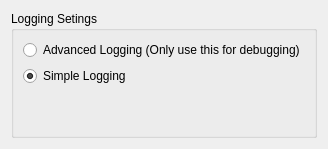
             <widget class="QWidget" name="tab_11">
              <attribute name="title">
               <string>Logging</string>
              </attribute>
              <layout class="QGridLayout" name="gridLayout_31">
               <item row="0" column="0">
                <widget class="QGroupBox" name="loggingGroup">
                 <property name="sizePolicy">
                  <sizepolicy hsizetype="Preferred" vsizetype="Preferred">
                   <horstretch>0</horstretch>
                   <verstretch>0</verstretch>
                  </sizepolicy>
                 </property>
                 <property name="title">
                  <string>Logging Setings</string>
                 </property>
                 <layout class="QGridLayout" name="gridLayout_15">
                  <item row="1" column="0">
                   <widget class="QRadioButton" name="simpleLoggingRadioButton">
                    <property name="toolTip">
                     <string>Enables simple logging.</string>
                    </property>
                    <property name="text">
                     <string>Simple Logging</string>
                    </property>
                    <property name="checked">
                     <bool>true</bool>
                    </property>
                   </widget>
                  </item>
                  <item row="0" column="0">
                   <widget class="QRadioButton" name="advancedLoggingRadioButton">
                    <property name="toolTip">
                     <string>Enables advanced logging.</string>
                    </property>
                    <property name="text">
                     <string>Advanced Logging (Only use this for debugging)</string>
                    </property>
                    <property name="checked">
                     <bool>false</bool>
                    </property>
                   </widget>
                  </item>
                  <item row="2" column="0">
                   <spacer name="verticalSpacer_13">
                    <property name="orientation">
                     <enum>Qt::Vertical</enum>
                    </property>
                    <property name="sizeHint" stdset="0">
                     <size>
                      <width>20</width>
                      <height>40</height>
                     </size>
                    </property>
                   </spacer>
                  </item>
                 </layout>
                </widget>
               </item>
              </layout>
             </widget>
